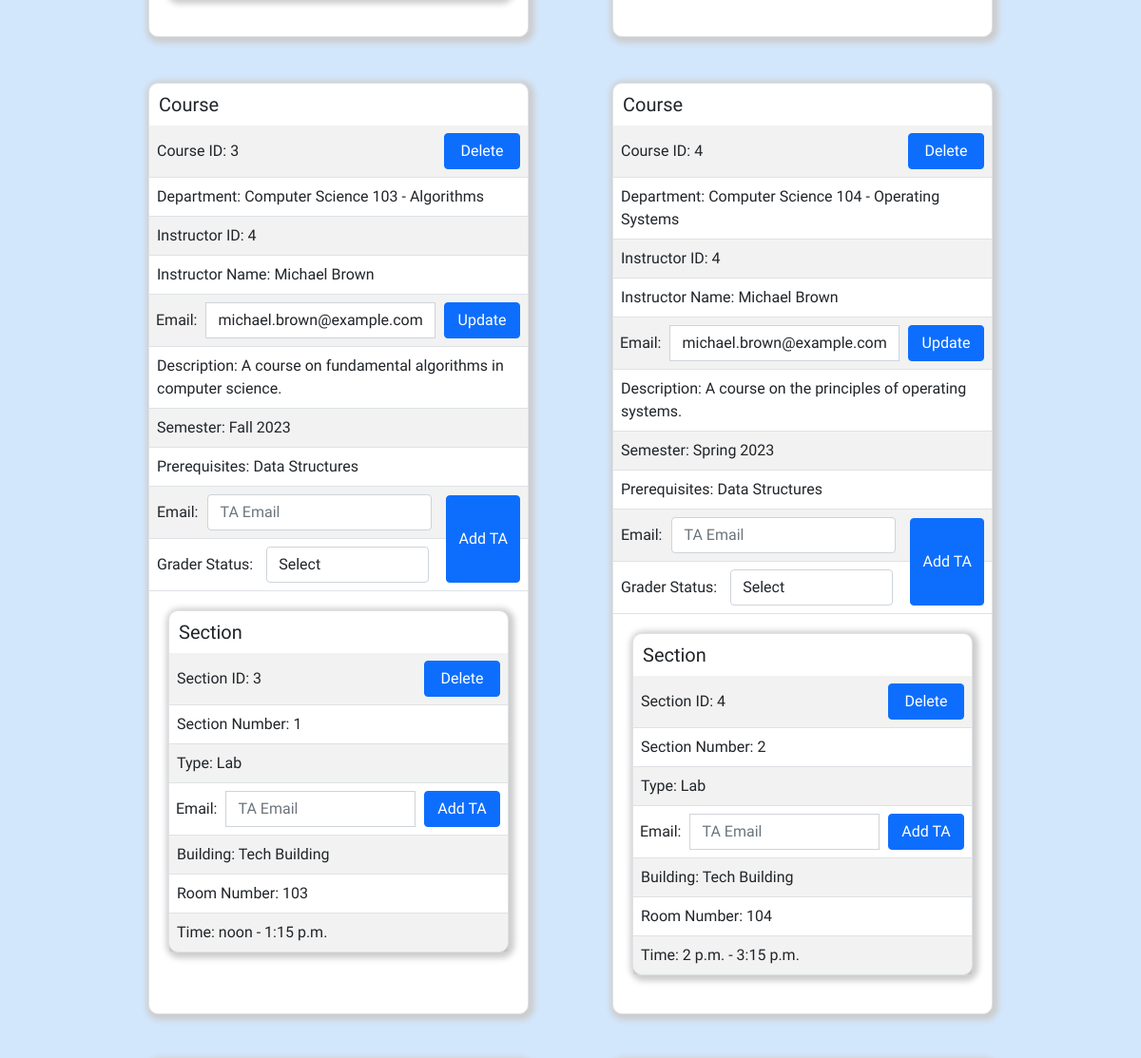
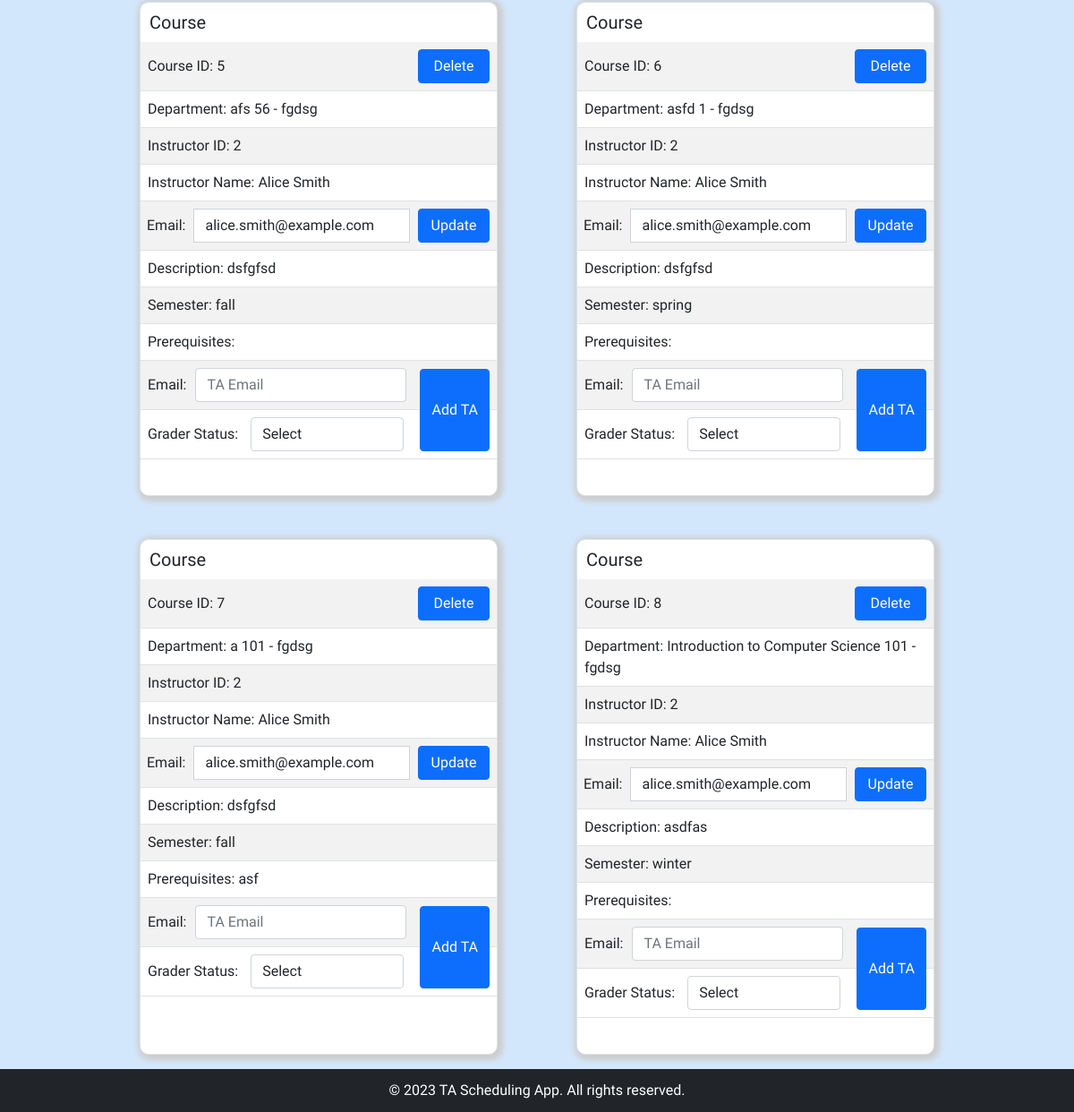
/ta-assignments/ (signed in, lower part), run on an earlier commit of the app's database (2 pictures, top to bottom).
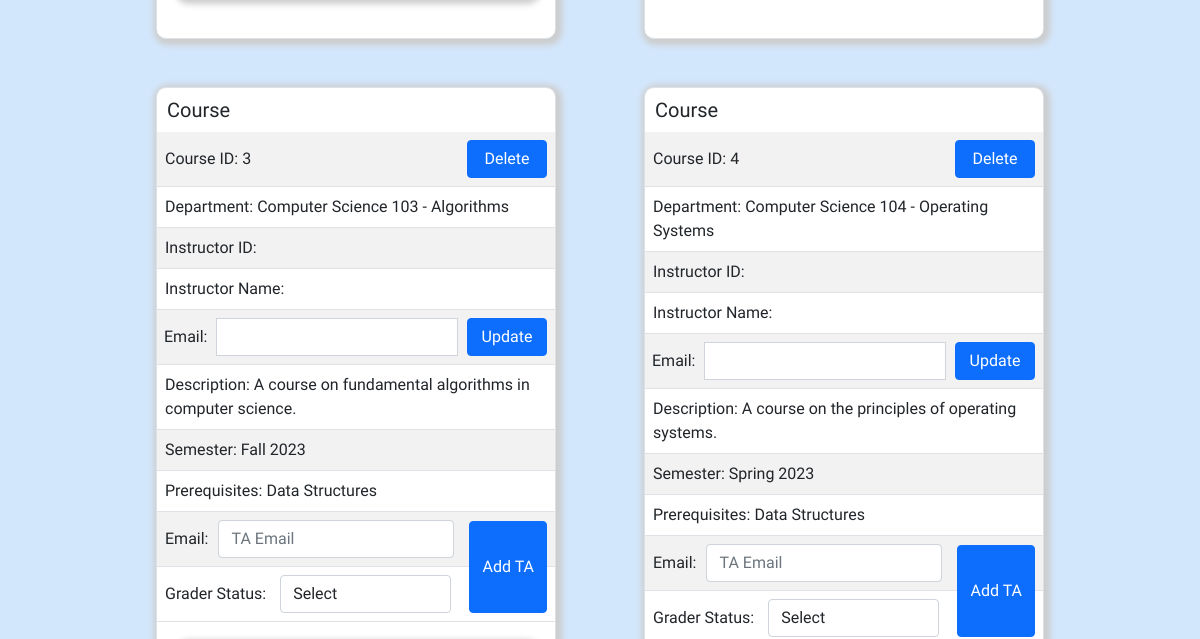
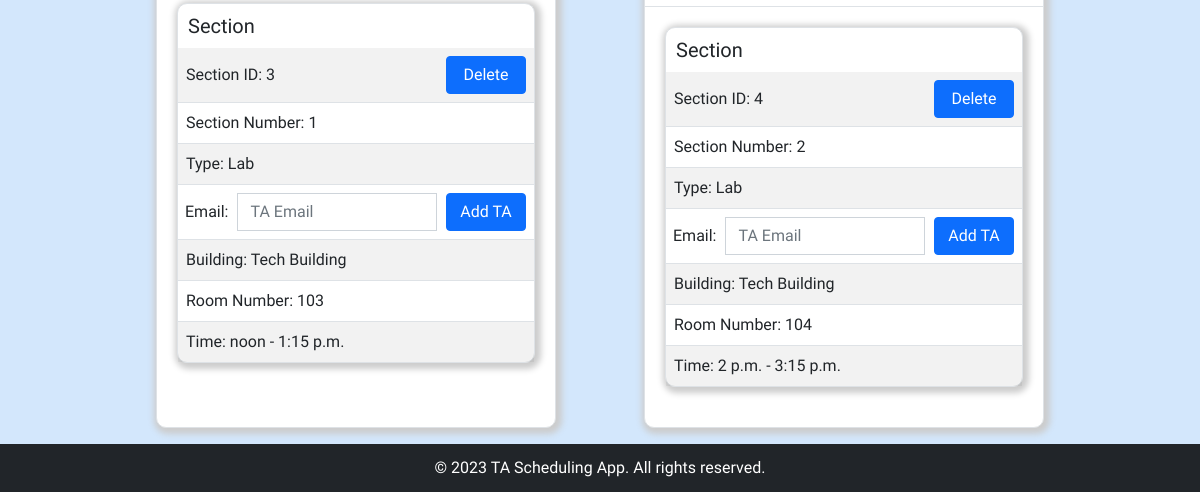
And on a later commit of the database (2 pictures, top to bottom).
### TA_Scheduling_App/models/Course.py (models this page shows, shortened)
class Course(IVerification, IString, models.Model, metaclass=ABCModelMeta):
    COURSE_ID = models.AutoField(primary_key=True)
    COURSE_NUMBER = models.IntegerField()
    INSTRUCTOR = models.ForeignKey(User, on_delete=models.SET_NULL, null=True)
    COURSE_NAME = models.CharField(max_length=255)
    COURSE_DESCRIPTION = models.TextField()
    SEMESTER = models.CharField(max_length=255)
    PREREQUISITES = models.CharField(max_length=255, null=True)
    DEPARTMENT = models.CharField(max_length=255)
    def __init__(self, *args, **kwargs):
        super().__init__(*args, **kwargs)
        result = self.setCourseNumber(kwargs.get('COURSE_NUMBER', Null()))
        if result == False:
            raise ValueError("Invalid course number")
        elif result == None:
            raise ValueError("Deplicate course number assignment failed")
        if not self.setInstructor(kwargs.get('INSTRUCTOR', Null())):
            raise ValueError("Invalid instructor")
        if not self.setCourseName(kwargs.get('COURSE_NAME', Null())):
            raise ValueError("Invalid course name")
        if not self.setCourseDescription(kwargs.get('COURSE_DESCRIPTION', Null())):
            raise ValueError("Invalid course description")
        if not self.setSemester(kwargs.get('SEMESTER', Null())):
            raise ValueError("Invalid semester")
        if not self.setPrerequisites(kwargs.get('PREREQUISITES', Null())):
            raise ValueError("Invalid prerequisites")
        if not self.setDepartment(kwargs.get('DEPARTMENT', Null())):
            raise ValueError("Invalid department")
    def setCourseNumber(self, number):
        if number is Null():
            return True
    def setInstructor(self, instructor):
        if instructor is Null():
            return True
    def setCourseName(self, courseName):
        if courseName is Null():
            return True
        result = self.checkString(courseName)
        if result is False:
            return False
        self.COURSE_NAME = courseName
        return True
    def setCourseDescription(self, courseDescription):
        if courseDescription is Null():
            return True
        result = self.checkString(courseDescription)
        if result is False:
            return False
        self.COURSE_DESCRIPTION = courseDescription
        return True
    def setSemester(self, semester):
        if semester is Null():
            return True
    def setPrerequisites(self, prerequisites):
        if prerequisites is Null():
            return True
        result = self.checkString(prerequisites, True, True)
        if result is False:
            return False
        self.PREREQUISITES = prerequisites
        return True
    def setDepartment(self, department):
        if department is Null():
            return True
        result = self.checkString(department, False)
        if result is False:
            return False
        self.DEPARTMENT = department
        return True

### TA_Scheduling_App/models/User.py (models this page shows, shortened)
class User(IString, models.Model, metaclass=ABCModelMeta):
    USER_ID = models.AutoField(primary_key=True)
    ROLE = models.CharField(max_length=10)
    FIRST_NAME = models.CharField(max_length=255)
    LAST_NAME = models.CharField(max_length=255)
    EMAIL = models.EmailField(unique=True)
    PASSWORD_HASH = models.CharField(max_length=255)
    PHONE_NUMBER = models.CharField(max_length=20)
    ADDRESS = models.CharField(max_length=255)
    BIRTH_DATE = models.DateField()
    def __init__(self, *args, **kwargs):
        super().__init__(*args, **kwargs)
        passwordHash = kwargs.get('PASSWORD_HASH', Null())
        if passwordHash is None or (not isinstance(passwordHash, str) and not Null()):
            raise ValueError("Invalid password")
        if passwordHash is not Null():
            self.PASSWORD_HASH = passwordHash
        if not self.setRole(kwargs.get('ROLE', Null())):
            raise ValueError("Invalid role")
        if not self.setFirstName(kwargs.get('FIRST_NAME', Null())):
            raise ValueError("Invalid first name")
        if not self.setLastName(kwargs.get('LAST_NAME', Null())):
            raise ValueError("Invalid last name")
        if not self.setEmail(kwargs.get('EMAIL', Null())):
            raise ValueError("Invalid email")
        if not self.setPhoneNumber(kwargs.get('PHONE_NUMBER', Null())):
            raise ValueError("Invalid phone number")
        if not self.setAddress(kwargs.get('ADDRESS', Null())):
            raise ValueError("Invalid address")
        if not self.setBirthDate(kwargs.get('BIRTH_DATE', Null())):
            raise ValueError("Invalid birth date")
    def setRole(self, role):
        if role is Null():
            return True
        if role in ["ADMIN", "INSTRUCTOR", "TA"]:
            self.ROLE = role
            return True
        return False
    def setFirstName(self, firstName):
        if firstName is Null():
            return True
        result = self.checkString(firstName, False)
        if result is False:
            return False
        self.FIRST_NAME = firstName
        return True
    def setLastName(self, lastName):
        if lastName is Null():
            return True
        result = self.checkString(lastName, False)
        if result is False:
            return False
        self.LAST_NAME = lastName
        return True
    def setEmail(self, email):
        if email is Null():
            return True
    def setPhoneNumber(self, phoneNumber):
        if phoneNumber is Null():
            return True
    def setAddress(self, address):
        if address is Null():
            return True
    def setBirthDate(self, birthDate):
        if birthDate is Null():
            return True

### TA_Scheduling_App/models/Section.py (models this page shows, shortened)
class Section(IVerification, IString, models.Model, metaclass=ABCModelMeta):
    SECTION_ID = models.AutoField(primary_key=True)
    SECTION_NUMBER = models.IntegerField()
    COURSE = models.ForeignKey(Course, on_delete=models.CASCADE)
    BUILDING = models.CharField(max_length=255)
    ROOM_NUMBER = models.CharField(max_length=10)
    SECTION_START = models.TimeField()
    SECTION_END = models.TimeField()
    def __init__(self, *args, **kwargs):
        super().__init__(*args, **kwargs)
        course = kwargs.get('COURSE', Null())
        if course is None or (not isinstance(course, Course) and not Null()):
            raise ValueError("Invalid course")
        if course is not Null():
            self.COURSE = course
        result = self.setSectionNumber(kwargs.get('SECTION_NUMBER', Null()))
        if result == False:
            raise ValueError("Invalid section number")
        elif result == None:
            raise ValueError("Deplicate section number assignment failed")
        if not self.setBuilding(kwargs.get('BUILDING', Null())):
            raise ValueError("Invalid building")
        if not self.setRoomNumber(kwargs.get('ROOM_NUMBER', Null())):
            raise ValueError("Invalid room number")
        if not self.setSectionStart(kwargs.get('SECTION_START', Null())):
            raise ValueError("Invalid section start time")
        if not self.setSectionEnd(kwargs.get('SECTION_END', Null())):
            raise ValueError("Invalid section end time")
    def setSectionNumber(self, number):
        if number is Null():
            return True
    def setBuilding(self, building):
        if building is Null():
            return True
        result = self.checkString(building)
        if result is False:
            return False
        self.ROOM_NUMBER = building
        return True
    def setRoomNumber(self, roomNumber):
        if roomNumber is Null():
            return True
        result = self.checkString(roomNumber, True, True, 10)
        if result is False:
            return False
        self.ROOM_NUMBER = roomNumber
        return True
    def setSectionStart(self, startTime):
        if startTime is Null():
            return True
    def setSectionEnd(self, endTime):
        if endTime is Null():
            return True

### TA_Scheduling_App/views/ta_assignments.py (the view, shortened to what this page needs)
# urls.py: path('ta-assignments/', TAAssignments.as_view(), name="ta_assignments"),
class TAAssignments(View):
    def get(self, request):
        if not request.session.get('is_authenticated'):
            return redirect("login")
        courses = Course.objects.all()
        return render(request, "ta-assignments.html", {'courses': courses})

### TA_Scheduling_App/utils/null.py (called while the page is built)
    def __new__(cls):
        if cls._instance is None:
            cls._instance = super().__new__(cls)
        return cls._instance

### templates/ta-assignments.html (shortened to what the changed rows need)
<!DOCTYPE html>
<html lang="en">
<head>
    <link href="https://cdn.jsdelivr.net/npm/bootstrap@5.1.3/dist/css/bootstrap.min.css" rel="stylesheet">
    {% load static %}
    <link rel="stylesheet" type="text/css" href="{% static 'css/style.css' %}">
</head>
<body>
    {% include 'partials/header.html' %}
    <div class="main-container">
        {% for course in courses %}
        <div class="table-container">
            <table class="table table-striped">
                <h5 class="table-header">Course</h5>
                {% for i in '********' %}
                <tr data-rn="{{ forloop.counter }}">
                    {% if forloop.counter == 1 %}
                    <td>
                        <form class="input-group" name="course-id" action="" method="post">
                            Course ID:
                            {{ course.COURSE_ID }}
                            <span class="input-group-btn">
                                <button class="btn btn-primary form-btn" type="submit">Delete</button>
                            </span>
                        </form>
                    </td>
                    {% elif forloop.counter == 5 %}
                    <td>
                        <form class="input-group" name="course-instructor" action="" method="post">
                            <span class="tlabel">Email:</span>
                            <input type="email" class="form-control" name="course_instructor" value="{{ course.INSTRUCTOR.EMAIL }}" required>
                            <span class="input-group-btn">
                                <button class="btn btn-primary form-btn" type="submit">Update</button>
                            </span>
                        </form>
                    </td>
                    {% else %}
                    <td>
                        {% if forloop.counter == 2 %}
                        Department:
                        {{ course.DEPARTMENT }} {{ course.COURSE_NUMBER }} - {{ course.COURSE_NAME }}
                        {% elif forloop.counter == 3 %}
                            Instructor ID:
                            {{ course.INSTRUCTOR.USER_ID }}
                        {% elif forloop.counter == 4 %}
                            Instructor Name:
                            {{ course.INSTRUCTOR.FIRST_NAME }} {{ course.INSTRUCTOR.LAST_NAME }}
                        {% elif forloop.counter == 6 %}
                            Description:
                            {{ course.COURSE_DESCRIPTION }}
                        {% elif forloop.counter == 7 %}
                            Semester:
                            {{ course.SEMESTER }}
                        {% elif forloop.counter == 8 %}
                            Prerequisites:
                            {{ course.PREREQUISITES }}
                        {% endif %}
                    </td>
                    {% endif %}
                </tr>
                {% endfor %}
            </table>
            <div class="multi-row-container">
                <form name="course-ta" action="" method="post">
                    <table class="table table-striped">
                        <tr data-rn="9">
                            <td class="d-flex">
                                <span class="tlabel">Email:</span>
                                <input type="email" name="course_ta_email" class="form-control multi-row-input-1" placeholder="TA Email" required>
                            </td>
                        </tr>
                        <tr data-rn="10">
                            <td>
                                <span class="tlabel">Grader Status:</span>
                                <select name="course_ta_select" class="form-control multi-row-input-2" required>
                                    <option value="">Select</option>
                                </select>
                            </td>
                        </tr>
                    </table>
                    <div class="multi-row-btn-container">
                        <button class="btn btn-primary multi-row-btn" type="submit">Add TA</button>
                    </div>
                </form>
            </div>
            <div class="sub-wrapper">
                {% for section in course.section_set.all %}
                    <div class="nested-table-container">
                        <table class="table table-striped">
                            <h5 class="table-header">Section</h5>
                            {% for i in '*******' %}
                            <tr>
                                {% if forloop.counter == 1 %}
                                <td>
                                    <form name="section-id" class="input-group" action="" method="post">
                                        Section ID:
                                        {{ section.SECTION_ID }}
                                        <span class="input-group-btn">
                                            <button class="btn btn-primary form-btn" type="submit">Delete</button>
                                        </span>
                                    </form>
                                </td>
                                {% elif forloop.counter == 4 %}
                                <td>
                                    <form class="input-group" name="assignment-ta" action="" method="post">
                                        <span class="tlabel">Email:</span>
                                        <input type="email" name="section_ta_email" class="form-control" placeholder="TA Email" required>
                                        <span class="input-group-btn">
                                            <button class="btn btn-primary form-btn" type="submit">Add TA</button>
                                        </span>
                                    </form>
                                </td>
                                {% else %}
                                <td>
                                    {% if forloop.counter == 2 %}
                                        Section Number:
                                        {{ section.SECTION_NUMBER }}
                                    {% elif forloop.counter == 3 %}
                                        Type: Lab
                                    {% elif forloop.counter == 5 %}
                                        Building:
                                        {{ section.BUILDING }}
                                    {% elif forloop.counter == 6 %}
                                        Room Number:
                                        {{ section.ROOM_NUMBER }}
                                    {% elif forloop.counter == 7 %}
                                        Time:
                                        {{ section.SECTION_START }} - {{ section.SECTION_END }}
                                    {% endif %}
                                </td>
                                {% endif %}
                            </tr>
                            {% endfor %}
                        </table>
                    </div>
                {% endfor %}
            </div>
        </div>
        {% endfor %}
    </div>
    {% include 'partials/footer.html' %}
</body>
</html>

What changed in the data, as far as the page shows it:
removed Course: COURSE_ID "5", DEPARTMENT "afs", COURSE_NUMBER "56", COURSE_NAME "fgdsg", INSTRUCTOR.USER_ID "2", INSTRUCTOR.FIRST_NAME "Alice", INSTRUCTOR.LAST_NAME "Smith", course_instructor "alice.smith@example.com", COURSE_DESCRIPTION "dsfgfsd", SEMESTER "fall"
removed Course: COURSE_ID "6", DEPARTMENT "asfd", COURSE_NUMBER "1", COURSE_NAME "fgdsg", INSTRUCTOR.USER_ID "2", INSTRUCTOR.FIRST_NAME "Alice", INSTRUCTOR.LAST_NAME "Smith", course_instructor "alice.smith@example.com", COURSE_DESCRIPTION "dsfgfsd", SEMESTER "spring"
removed Course: COURSE_ID "7", DEPARTMENT "a", COURSE_NUMBER "101", COURSE_NAME "fgdsg", INSTRUCTOR.USER_ID "2", INSTRUCTOR.FIRST_NAME "Alice", INSTRUCTOR.LAST_NAME "Smith", course_instructor "alice.smith@example.com", COURSE_DESCRIPTION "dsfgfsd", SEMESTER "fall", PREREQUISITES "asf"
removed Course: COURSE_ID "8", DEPARTMENT "Introduction to Computer Science", COURSE_NUMBER "101", COURSE_NAME "fgdsg", INSTRUCTOR.USER_ID "2", INSTRUCTOR.FIRST_NAME "Alice", INSTRUCTOR.LAST_NAME "Smith", course_instructor "alice.smith@example.com", COURSE_DESCRIPTION "asdfas", SEMESTER "winter"
Also different on the page:
list line gone: "Email: michael.brown@example.com Update"
new list line: "Instructor ID:"
new list line: "Instructor Name:"
new list line: "Email:  Update"
list line gone: "Instructor ID: 4"
list line gone: "Instructor Name: Michael Brown"
